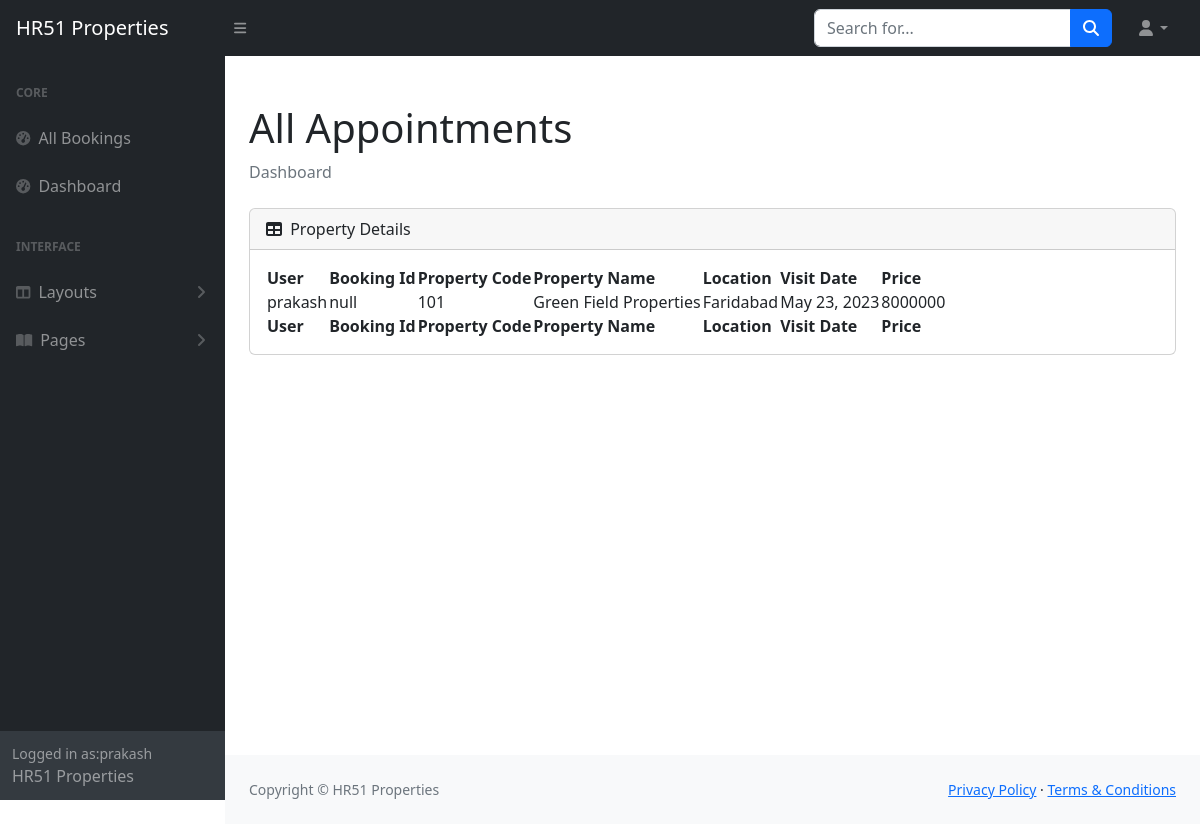
/staff/allbookings (signed in), run on an earlier commit of the app's database.
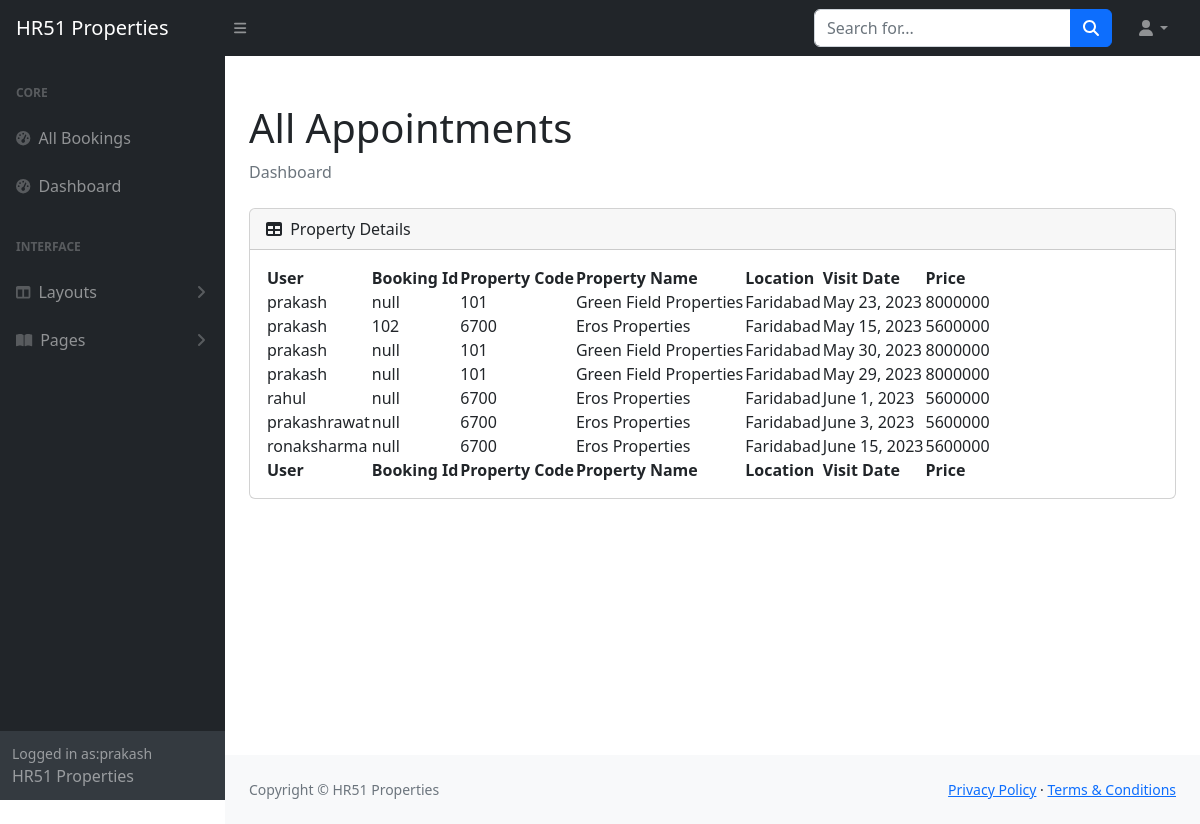
And on a later commit of the database.
### realestate/models.py (models this page shows, shortened)
class Reservation(models.Model):
    check_out = models.DateField(null=True, blank=True)
    room = models.ForeignKey(PropertyView, on_delete = models.CASCADE)
    guest = models.ForeignKey(User, on_delete= models.CASCADE)
    booking_id = models.CharField(max_length=100,default="null")

class PropertyView(models.Model):
    ROOM_STATUS = (
    ("1", "Available"),
    ("2", "Not Available"),
    )
    ROOM_TYPE = (
    ("1", "premium"),
    ("2", "deluxe"),
    ("3","basic"),
    )
    PROP_ROOM = (
    ("1", "1BHK"),
    ("2", "2BHK"),
    ("3", "3BHK"),
    ("4", "4BHK"),
    ("5", "5BHK"),
    ("6", "6BHK"),
    ("7", "7BHK"),
    )
    ROOMOWNERSHIP = (
    ("1", "First Owner"),
    ("2", "Second Owners"),
    ("3", "Third Owners"),
    ("4", "FreeHold"),
    ("5", "Multiple Owners"),
    )
    SIZERATE = (
    ("1", "1"),
    ("2", "2"),
    ("3", "3"),
    ("4", "4"),
    ("5", "5"),
    ("6", "6"),
    ("7", "7"),
    ("8", "8"),
    )
    PROP_STATUS = (
    ("1", "For Sell"),
    ("2", "For Rent/lease"),
    ("3", "Not Available"),
    )
    PROP_TYPE = (
    ("1", "Independent Builder Floor"),
    ("2", "Builder Floor"),
    ("3", "Not Available"),
    )
    title = models.CharField(max_length=50,null=True)
    room_type = models.CharField(max_length=50,choices = ROOM_TYPE)
    prop_status = models.CharField(max_length=50,choices = ROOM_STATUS, null=True)
    prop_sell = models.CharField(max_length=50,choices = PROP_STATUS, null=True)
    prop_type = models.CharField(max_length=50,choices = PROP_TYPE, null=True)
    property_bhk = models.CharField(max_length=50,choices = PROP_ROOM, null=True)
    capacity = models.IntegerField(null=True)
    propety_code = models.IntegerField(null=True)
    price = models.IntegerField(null=True)
    size = models.IntegerField(null=True)
    hotel = models.ForeignKey(Realator, on_delete = models.CASCADE)
    status = models.CharField(choices =ROOM_STATUS,max_length = 15)
    roomnumber = models.IntegerField(null=True)
    yearbuild = models.IntegerField(null=True)
    address = models.CharField(max_length=150, null=True)
    ownership = models.CharField(max_length=150, null=True, choices= ROOMOWNERSHIP)
    Configuration = models.CharField(max_length = 800, null=True)
    content = models.CharField(max_length = 1500, null=True)
    flooring = models.CharField(max_length = 50, null=True)
    parking = models.CharField(max_length = 100, null=True)
    water_source = models.CharField(max_length = 100, null=True)
    widthroad = models.CharField(max_length = 100, null=True)
    powerbackup = models.CharField(max_length = 100, null=True)
    consider = models.CharField(max_length = 2000, null=True)
    nearby = models.CharField(max_length = 200, null=True)
    facing = models.CharField(max_length = 50, null=True)
    property_age = models.CharField(max_length = 10, null=True)
    furnished_details = models.CharField(max_length = 2000, null=True)
    loan_available = models.CharField(max_length=450, null=True)
    image = models.ImageField(upload_to='post/', null=True)
    image1 = models.ImageField(upload_to='post/', null=True)
    image2 = models.ImageField(upload_to='post/', null=True)
    image3 = models.ImageField(upload_to='post/', null=True)
    image4 = models.ImageField(upload_to='post/', null=True)
    url = models.CharField(max_length=100, null=True)
    map = models.CharField(max_length=450, null=True)
    is_published = models.BooleanField(default=True, null=True)
    post_date = models.DateTimeField(auto_now_add=True, null=True, blank=True)
    list_date = models.DateTimeField(default=datetime.now, blank=True)

class Realator(models.Model):
    name = models.CharField(max_length=30,default="HR51")
    owner = models.CharField(max_length=20, default="Karan Bhadana")
    location = models.CharField(max_length=50, default="Faridabad")
    state = models.CharField(max_length=50,default="Haryana")
    country = models.CharField(max_length=50,default="India")
    contact = models.CharField(max_length=50,default="987124****", null=True)
    intro = models.CharField(max_length=350,default="RealEstate Agent", null=True)
    url = models.CharField(max_length=100, null=True)
    owner_image = models.ImageField(upload_to='user/', null=True)
    add_date = models.DateTimeField(auto_now_add=True, null=True, blank=True)

### realestate/views.py (the view)
# urls.py: path('staff/allbookings', views.all_bookings,name="allbookigs"),
@login_required(login_url='/staff')
def all_bookings(request):
    bookings = Reservation.objects.all()
    if not bookings:
        messages.warning(request, "No Bookings Found")
    return HttpResponse(render(request, 'staff/allbookings.html', {'bookings': bookings}))

### templates/staff/allbookings.html (shortened to what the changed rows need)
{% block css %}
<link rel="stylesheet" href="https://cdn.jsdelivr.net/npm/bootstrap@4.0.0/dist/css/bootstrap.min.css"
>
<link href="https://cdn.jsdelivr.net/npm/simple-datatables@7.1.2/dist/style.min.css" rel="stylesheet" />
<link href="/static/css/staff.css" rel="stylesheet" />
{% endblock css %}
{% block body %}
<section class="sb-nav-fixed">
    <div id="layoutSidenav">
        <div id="layoutSidenav_content">
            <main>
                <div class="container-fluid px-4">
                    <h1 class="mt-4">All Appointments</h1>
                    <div class="card mb-4">
                        <div class="card-body">
                            <table id="datatablesSimple">
                                <thead>
                                    <tr>
                                        <th>User</th>
                                        <th>Booking Id</th>
                                        <th>Property Code</th>
                                        <th>Property Name</th>
                                        <th>Location</th>
                                        <th>Visit Date</th>
                                        <th>Price</th>
                                    </tr>
                                </thead>
                                <tfoot>
                                    <tr>
                                        <th>User</th>
                                        <th>Booking Id</th>
                                        <th>Property Code</th>
                                        <th>Property Name</th>
                                        <th>Location</th>
                                        <th>Visit Date</th>
                                        <th>Price</th>
                                    </tr>
                                </tfoot>
                                <tbody>
                                    {% for each_booking in bookings %}
                                    <tr>
                                        <td>{{each_booking.guest.username}}</td>
                                        <td>{{each_booking.booking_id}}</td>
                                        <td>{{each_booking.room.roomnumber}}</td>
                                        <td>{{each_booking.room.title}}</td>
                                        <td>{{each_booking.room.hotel.location}}</td>
                                        <td>{{each_booking.check_out}}</td>
                                        <td>{{each_booking.room.price}}</td>
                                    </tr>
                                    {% endfor %}
                                </tbody>
                            </table>
                        </div>
                    </div>
                </div>
            </main>
        </div>
    </div>
</section>
{% endblock body %}

What changed in the data, as far as the page shows it:
added Reservation: guest.username "prakash", booking_id "102", room.roomnumber "6700", room "Eros Properties", room.hotel.location "Faridabad", check_out "May 15, 2023", room.price "5600000"
added Reservation: guest.username "prakash", booking_id "null", room.roomnumber "101", room "Green Field Properties", room.hotel.location "Faridabad", check_out "May 30, 2023", room.price "8000000"
added Reservation: guest.username "prakash", booking_id "null", room.roomnumber "101", room "Green Field Properties", room.hotel.location "Faridabad", check_out "May 29, 2023", room.price "8000000"
added Reservation: guest.username "rahul", booking_id "null", room.roomnumber "6700", room "Eros Properties", room.hotel.location "Faridabad", check_out "June 1, 2023", room.price "5600000"
added Reservation: guest.username "prakashrawat", booking_id "null", room.roomnumber "6700", room "Eros Properties", room.hotel.location "Faridabad", check_out "June 3, 2023", room.price "5600000"
added Reservation: guest.username "ronaksharma", booking_id "null", room.roomnumber "6700", room "Eros Properties", room.hotel.location "Faridabad", check_out "June 15, 2023", room.price "5600000"
